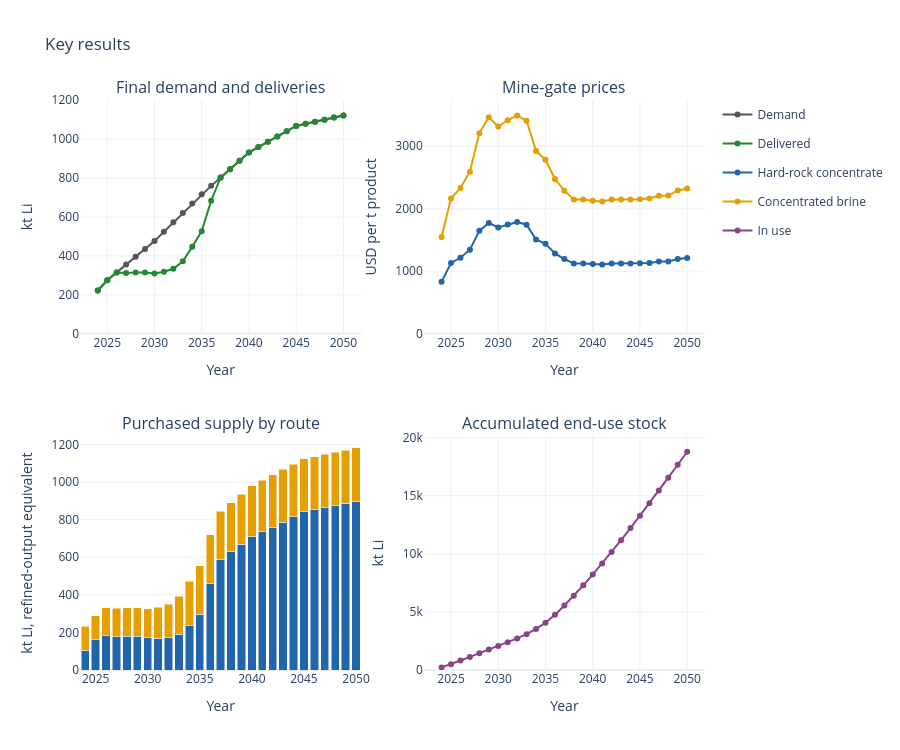

Notebook cell for this chart:
### Markdown cell above
## Key results

Demand against deliveries, the prices mines receive for each product, how much each route supplies, and the lithium accumulating in use.

### Code cell
route_labels = {"spodumene_concentrate": "Hard-rock concentrate", "concentrated_brine": "Concentrated brine"}
route_colours = {"spodumene_concentrate": "#2166ac", "concentrated_brine": "#e69f00"}
kt_li = 1000.0 * units.LCE_PER_LI  # model tonnes (t Li x LCE factor) per kt Li

trades = pd.DataFrame(base["model"].transactions)
upstream = trades.loc[trades["material_form"].isin(route_labels)]
year_of = results.set_index("period")["year"]
prices = (upstream.groupby(["period", "material_form"])["price_per_t_input"].first().unstack("material_form")
          .reindex(index=results["period"], columns=list(route_labels)).set_axis(results["year"], axis=0))
volumes = (upstream.groupby(["period", "material_form"])["output_t"].sum().unstack("material_form")
           .reindex(index=results["period"], columns=list(route_labels)).fillna(0.0).set_axis(results["year"], axis=0))

fig = make_subplots(rows=2, cols=2, vertical_spacing=0.18, subplot_titles=(
    "Final demand and deliveries", "Mine-gate prices", "Purchased supply by route", "Accumulated end-use stock"))
for column, label, colour in [("demand_t", "Demand", "#555555"), ("delivered_t", "Delivered", "#228833")]:
    fig.add_trace(go.Scatter(x=results["year"], y=results[column] / kt_li, name=label, mode="lines+markers",
                             line={"color": colour}), row=1, col=1)
for material, label in route_labels.items():
    fig.add_trace(go.Scatter(x=results["year"], y=prices[material], name=label, legendgroup=material,
                             mode="lines+markers", line={"color": route_colours[material]}), row=1, col=2)
    fig.add_trace(go.Bar(x=results["year"], y=volumes[material] / kt_li, name=label, legendgroup=material,
                         showlegend=False, marker_color=route_colours[material]), row=2, col=1)
fig.add_trace(go.Scatter(x=results["year"], y=results["in_use_t"] / kt_li, name="In use", mode="lines+markers",
                         line={"color": "#884488"}), row=2, col=2)
fig.update_yaxes(title_text="kt Li", row=1, col=1)
fig.update_yaxes(title_text="USD per t product", row=1, col=2)
fig.update_yaxes(title_text="kt Li, refined-output equivalent", row=2, col=1)
fig.update_yaxes(title_text="kt Li", row=2, col=2)
fig.update_xaxes(title_text="Year", dtick=5)
fig.update_yaxes(rangemode="tozero")
fig.update_layout(title="Key results", template="plotly_white", height=750, barmode="stack", hovermode="x unified")
fig.show()

### Figure 1 — Plotly figure (JSON) as saved in the notebook; plotly's stock layout.template omitted (floating-point values rounded to 4 significant figures)
{"data": [{"line": {"color": "#555555"}, "mode": "lines+markers", "name": "Demand", "type": "scatter", "x": [2024, 2025, 2026, 2027, 2028, 2029, 2030, 2031, 2032, 2033, 2034, 2035, 2036, 2037, 2038, 2039, 2040, 2041, 2042, 2043, 2044, 2045, 2046, 2047, 2048, 2049, 2050], "xaxis": "x", "y": [222.0, 275.0, 315.2, 355.4, 395.6, 435.8, 476.0, 524.2, 572.4, 620.6, 668.8, 717.0, 760.0, 803.0, 846.0, 889.0, 932.0, 959.2, 986.4, 1014.0, 1041.0, 1068.0, 1079.0, 1090.0, 1100.0, 1111.0, 1122.0], "yaxis": "y"}, {"line": {"color": "#228833"}, "mode": "lines+markers", "name": "Delivered", "type": "scatter", "x": [2024, 2025, 2026, 2027, 2028, 2029, 2030, 2031, 2032, 2033, 2034, 2035, 2036, 2037, 2038, 2039, 2040, 2041, 2042, 2043, 2044, 2045, 2046, 2047, 2048, 2049, 2050], "xaxis": "x", "y": [222.0, 275.0, 315.2, 312.4, 314.6, 314.6, 309.5, 318.3, 333.6, 372.6, 447.5, 527.2, 683.8, 803.0, 846.0, 889.0, 932.0, 959.2, 986.4, 1014.0, 1041.0, 1068.0, 1079.0, 1090.0, 1100.0, 1111.0, 1122.0], "yaxis": "y"}, {"legendgroup": "spodumene_concentrate", "line": {"color": "#2166ac"}, "mode": "lines+markers", "name": "Hard-rock concentrate", "type": "scatter", "x": [2024, 2025, 2026, 2027, 2028, 2029, 2030, 2031, 2032, 2033, 2034, 2035, 2036, 2037, 2038, 2039, 2040, 2041, 2042, 2043, 2044, 2045, 2046, 2047, 2048, 2049, 2050], "xaxis": "x2", "y": [829.4, 1131.0, 1215.0, 1343.0, 1647.0, 1771.0, 1699.0, 1748.0, 1786.0, 1744.0, 1507.0, 1437.0, 1285.0, 1193.0, 1123.0, 1123.0, 1113.0, 1108.0, 1123.0, 1123.0, 1124.0, 1126.0, 1131.0, 1154.0, 1155.0, 1195.0, 1210.0], "yaxis": "y2"}, {"legendgroup": "spodumene_concentrate", "marker": {"color": "#2166ac"}, "name": "Hard-rock concentrate", "showlegend": false, "type": "bar", "x": [2024, 2025, 2026, 2027, 2028, 2029, 2030, 2031, 2032, 2033, 2034, 2035, 2036, 2037, 2038, 2039, 2040, 2041, 2042, 2043, 2044, 2045, 2046, 2047, 2048, 2049, 2050], "xaxis": "x3", "y": [105.4, 160.1, 182.2, 176.8, 178.3, 178.3, 170.6, 169.2, 170.5, 189.1, 234.5, 297.8, 457.6, 586.3, 628.6, 667.9, 709.1, 734.4, 760.7, 787.0, 815.6, 841.6, 852.9, 864.3, 875.7, 887.0, 898.4], "yaxis": "y3"}, {"legendgroup": "concentrated_brine", "line": {"color": "#e69f00"}, "mode": "lines+markers", "name": "Concentrated brine", "type": "scatter", "x": [2024, 2025, 2026, 2027, 2028, 2029, 2030, 2031, 2032, 2033, 2034, 2035, 2036, 2037, 2038, 2039, 2040, 2041, 2042, 2043, 2044, 2045, 2046, 2047, 2048, 2049, 2050], "xaxis": "x2", "y": [1549.0, 2162.0, 2332.0, 2592.0, 3208.0, 3462.0, 3314.0, 3415.0, 3492.0, 3406.0, 2925.0, 2784.0, 2474.0, 2288.0, 2145.0, 2145.0, 2125.0, 2114.0, 2145.0, 2145.0, 2147.0, 2150.0, 2162.0, 2208.0, 2209.0, 2292.0, 2322.0], "yaxis": "y2"}, {"legendgroup": "concentrated_brine", "marker": {"color": "#e69f00"}, "name": "Concentrated brine", "showlegend": false, "type": "bar", "x": [2024, 2025, 2026, 2027, 2028, 2029, 2030, 2031, 2032, 2033, 2034, 2035, 2036, 2037, 2038, 2039, 2040, 2041, 2042, 2043, 2044, 2045, 2046, 2047, 2048, 2049, 2050], "xaxis": "x3", "y": [128.3, 129.4, 149.6, 152.0, 152.8, 152.8, 155.2, 165.9, 180.6, 203.1, 236.6, 257.1, 262.2, 259.0, 261.9, 267.9, 272.0, 275.3, 277.6, 280.0, 280.0, 282.7, 282.7, 282.7, 282.7, 282.7, 282.7], "yaxis": "y3"}, {"line": {"color": "#884488"}, "mode": "lines+markers", "name": "In use", "type": "scatter", "x": [2024, 2025, 2026, 2027, 2028, 2029, 2030, 2031, 2032, 2033, 2034, 2035, 2036, 2037, 2038, 2039, 2040, 2041, 2042, 2043, 2044, 2045, 2046, 2047, 2048, 2049, 2050], "xaxis": "x4", "y": [222.0, 497.0, 812.2, 1125.0, 1439.0, 1754.0, 2063.0, 2382.0, 2715.0, 3088.0, 3535.0, 4062.0, 4746.0, 5549.0, 6395.0, 7284.0, 8216.0, 9175.0, 10160.0, 11180.0, 12220.0, 13280.0, 14360.0, 15450.0, 16550.0, 17660.0, 18790.0], "yaxis": "y4"}], "layout": {"annotations": [{"font": {"size": 16}, "showarrow": false, "text": "Final demand and deliveries", "x": 0.225, "xanchor": "center", "xref": "paper", "y": 1, "yanchor": "bottom", "yref": "paper"}, {"font": {"size": 16}, "showarrow": false, "text": "Mine-gate prices", "x": 0.775, "xanchor": "center", "xref": "paper", "y": 1, "yanchor": "bottom", "yref": "paper"}, {"font": {"size": 16}, "showarrow": false, "text": "Purchased supply by route", "x": 0.225, "xanchor": "center", "xref": "paper", "y": 0.41, "yanchor": "bottom", "yref": "paper"}, {"font": {"size": 16}, "showarrow": false, "text": "Accumulated end-use stock", "x": 0.775, "xanchor": "center", "xref": "paper", "y": 0.41, "yanchor": "bottom", "yref": "paper"}], "barmode": "stack", "height": 750, "hovermode": "x unified", "title": {"text": "Key results"}, "xaxis": {"anchor": "y", "domain": [0, 0.45], "dtick": 5, "title": {"text": "Year"}}, "xaxis2": {"anchor": "y2", "domain": [0.55, 1], "dtick": 5, "title": {"text": "Year"}}, "xaxis3": {"anchor": "y3", "domain": [0, 0.45], "dtick": 5, "title": {"text": "Year"}}, "xaxis4": {"anchor": "y4", "domain": [0.55, 1], "dtick": 5, "title": {"text": "Year"}}, "yaxis": {"anchor": "x", "domain": [0.59, 1], "rangemode": "tozero", "title": {"text": "kt Li"}}, "yaxis2": {"anchor": "x2", "domain": [0.59, 1], "rangemode": "tozero", "title": {"text": "USD per t product"}}, "yaxis3": {"anchor": "x3", "domain": [0, 0.41], "rangemode": "tozero", "title": {"text": "kt Li, refined-output equivalent"}}, "yaxis4": {"anchor": "x4", "domain": [0, 0.41], "rangemode": "tozero", "title": {"text": "kt Li"}}}}
